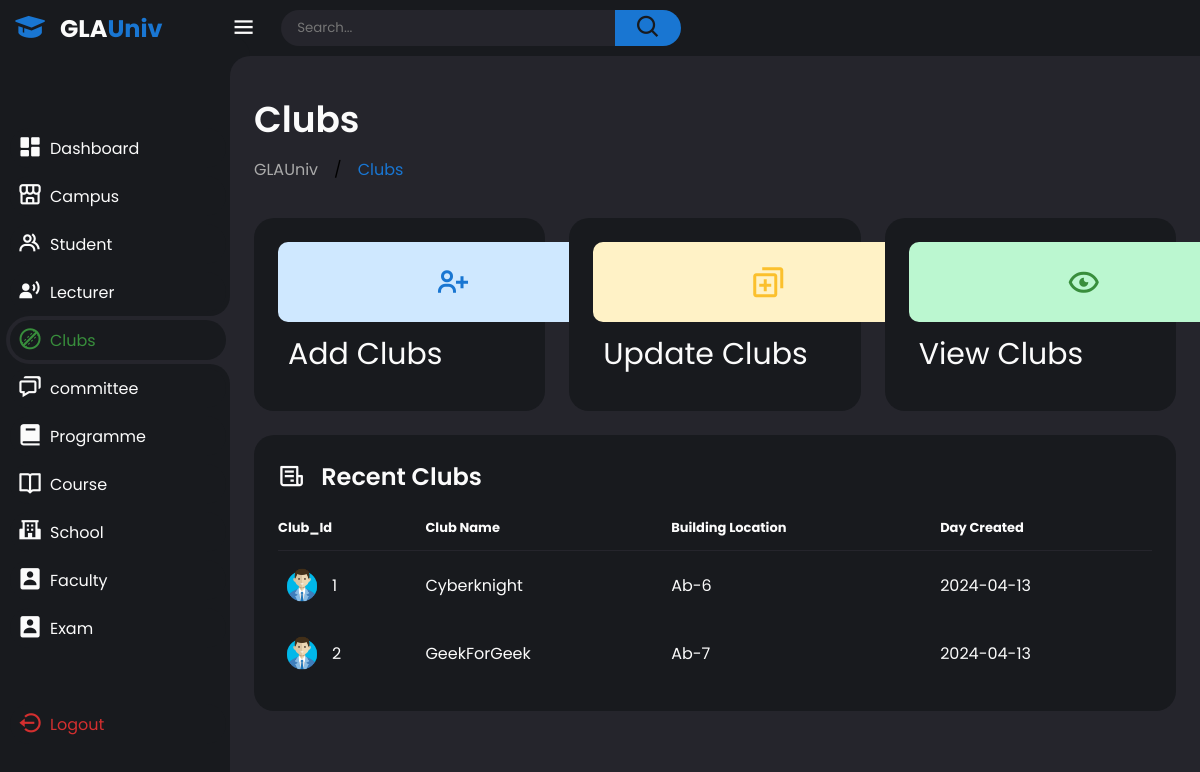
/All_files/dashboard/clubs.php (signed in), run on the app's committed database.
### tables this page shows
CREATE TABLE `club` (
  `club_id` int(11) NOT NULL,
  `club_name` varchar(255) DEFAULT NULL,
  `building_location` varchar(255) DEFAULT NULL,
  `phone_number` varchar(20) DEFAULT NULL,
  `sports_offered` varchar(255) DEFAULT NULL,
  `campus_id` int(11) DEFAULT NULL,
  `Day_Created` date NOT NULL DEFAULT current_timestamp()
);

### All_files/dashboard/clubs.php (the view, shortened to what this page needs)
<?php
include("../php_files/Database.php");
?>
<!DOCTYPE html>
<html lang="en">
<head>
    <link href='https://unpkg.com/boxicons@2.1.4/css/boxicons.min.css' rel='stylesheet'>
    <link rel="stylesheet" href="../../css files/Panel.css">
</head>
<body class="dark">
    <div class="sidebar">
        <a href="#" class="logo">
            <i class='bx bxs-graduation'></i>
            <div class="logo-name"><span>GLA</span>Univ</div>
        </a>
        <ul class="side-menu">
            <li><a href="Panel.php"><i class='bx bxs-dashboard'></i>Dashboard</a></li>
            <li ><a href="Campus.php"><i class='bx bx-store-alt'></i>Campus</a></li>
            <li><a href="Student.php"><i class='bx bx-group' ></i>Student</a></li>
            <li><a href="lecturer.php"><i class='bx bxs-user-voice' ></i>Lecturer</a></li>
            <li class="active"><a href="clubs.php"><i class='bx bx-cricket-ball' ></i>Clubs</a></li>
            <li><a href="committee.php"><i class='bx bx-chat' ></i>committee</a></li>
            <li><a href="programme.php"><i class='bx bxs-book' ></i>Programme</a></li>
            <li><a href="course.php"><i class='bx bx-book-open' ></i>Course</a></li>
            <li><a href="school.php"><i class='bx bxs-school' ></i>School</a></li>
            <li><a href="faculty.php"><i class='bx bxs-user-rectangle' ></i>Faculty</a></li>
            <li><a href="exam.php"><i class='bx bxs-user-rectangle' ></i>Exam</a></li>
        </ul>
        <ul class="side-menu">
            <li>
                <a href="Logout.php" class="logout">
                    <i class='bx bx-log-out-circle'></i>
                    Logout
                </a>
            </li>
        </ul>
    </div>
    <div class="content">
        <nav>
            <i class='bx bx-menu'></i>
            <form action="#">
                <div class="form-input">
                    <input type="search" placeholder="Search...">
                    <button class="search-btn" type="submit"><i class='bx bx-search'></i></button>
                </div>
            </form>
        </nav>
        <main>
            <div class="header">
                <div class="left">
                    <h1>Clubs</h1>
                    <ul class="breadcrumb">
                        <li><a href="#">
                                GLAUniv
                            </a></li>
                        /
                        <li><a href="#" class="active">Clubs</a></li>
                    </ul>
                </div>
            </div>
            <ul class="insights">
                <li>
                    <a href="../Add_data/clubs_add.php">
                        <i class='bx bx-user-plus' style="width:350px" ></i>
                        <span class="info" style="font-size:30px;">
                            <p style="padding:10px 10px">Add Clubs</p>
                        </span>
                    </a>
                </li>
                <li>
                    <a href="../update_data/club/club_update_1.php">
                        <i class='bx bx-duplicate' style="width:350px"></i>
                        <span class="info" style="font-size:30px;">
                            <p style="padding:10px 10px">Update Clubs</p>
                        </span>
                    </a>
                </li>
                <li>
                    <a href="../View/clubs_view.php">
                        <i class='bx bx-show-alt' style="width:350px"></i>
                        <span class="info" style="font-size:30px;">
                            <p style="padding:10px 10px">View Clubs</p>
                        </span>
                    </a>
                </li>
            </ul>
            <div class="bottom-data">
                <div class="orders">
                    <div class="header">
                        <i class='bx bx-receipt'></i>
                        <h3>Recent Clubs</h3>
                    </div>
                    <table>
                        <thead>
                            <tr>
                                <th>Club_Id</th>
                                <th>Club Name</th>
                                <th>Building Location</th>
                                <th>Day Created</th>
                            </tr>
                        </thead>
                        <tbody style="margin-right:50px">
                            <?php
                                $recent_club = "SELECT * FROM club ORDER BY Day_Created DESC LIMIT 3";
                                $result = mysqli_query($conn, $recent_club);
                                if ($result) {
                                    if (mysqli_num_rows($result) > 0) {
                                        while ($row = mysqli_fetch_assoc($result)) {
                                            echo '<tr>';
                                            echo '<td>';
                                            echo '<img src="../../images/User.png">';
                                            echo '<p>' . $row['club_id'] . '</p>';
                                            echo '</td>';
                                            echo '<td>' . $row['club_name'] . '</td>';
                                            echo '<td>' . $row['building_location'] . '</td>';
                                            echo '<td>' . $row['Day_Created'] . '</td>';
                                            echo '</tr>';
                                        }
                                    }
                                     else {
                                        echo '<tr><td colspan="3">No recent students found.</td></tr>';
                                    }
                                } else {
                                    echo 'Error: ' . mysqli_error($connection);
                                }
                            ?>
                        </tbody>
                    </table>
                </div>
            </div>
        </main>
    </div>
</body>
</html>

### data on the page
club: club_id "1", club_name "Cyberknight", building_location "Ab-6", Day_Created "2024-04-13"
club: club_id "2", club_name "GeekForGeek", building_location "Ab-7", Day_Created "2024-04-13"
